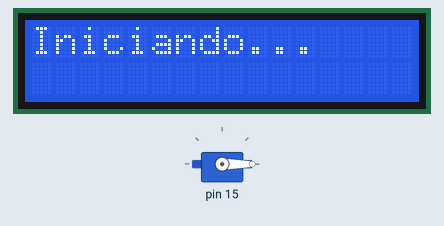
A sketch run on a simulated Arduino Uno, built for the host (arithmetic inside an expression is 32-bit, double 64-bit). Parts: servo, 16×2 character LCD. What the sketch prints to the serial monitor is not drawn.

Above: at 0.1 s.
At 1.7 s:
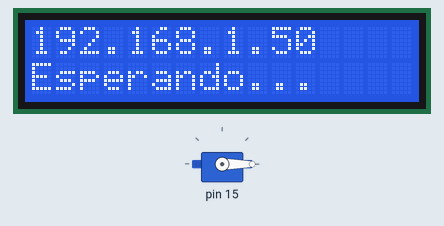

The sketch:

ActuatorDevice.ino
```cpp
#include "ActuatorDevice.h"

ActuatorDevice device;

void setup() {
  Serial.begin(115200);
  device.init();
}

void loop() {
  device.loop();
}
```
